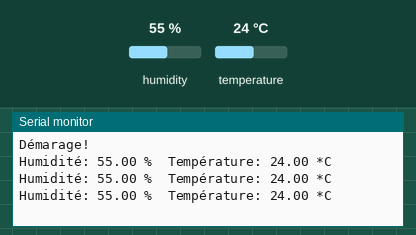
Simulated run of this sketch. Board: Arduino Zero (SAMD21). Parts: the last lines printed to the serial monitor. The inputs (shaded band) are chosen by the test bench; at power-on: humidity 55 %, temperature 24 °C.

Above: at 3.8 s.
3.9 s: humidity set to 22 %
At 7.2 s:
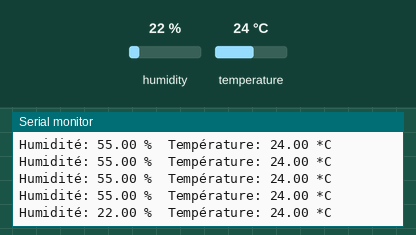
7.8 s: temperature set to 12 °C
At 10.0 s:
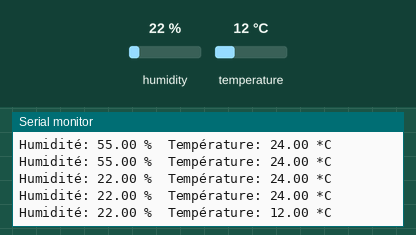
11.7 s: humidity set to 40 %
At 12.5 s:
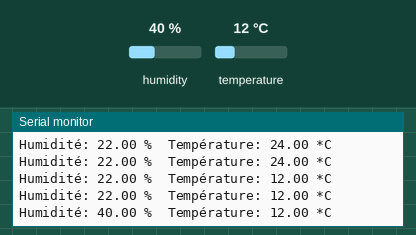
Timing chart, 0 to 14.7 s (numbered marks = the images above; inputs shaded):
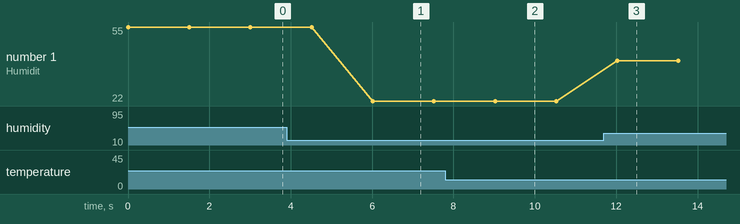

The sketch:

capteurtemp.ino
```cpp
#include "DHT.h"
#define DHTTYPE DHT22
#define DHTPIN 14     // SIG pin
DHT dht(DHTPIN, DHTTYPE);
#if defined(ARDUINO_ARCH_AVR)
    #define debug  Serial

#elif defined(ARDUINO_ARCH_SAMD) ||  defined(ARDUINO_ARCH_SAM)
    #define debug  SerialUSB
#else
    #define debug  Serial
#endif

void setup() {

    debug.begin(115200);
    debug.println("Démarage!");
    Wire.begin();

    /*if using WIO link,must pull up the power pin.*/
    // pinMode(PIN_GROVE_POWER, OUTPUT);
    // digitalWrite(PIN_GROVE_POWER, 1);

    dht.begin();
}

void loop() {
    float temp_hum_val[2] = {0};

    if (!dht.readTempAndHumidity(temp_hum_val)) {
        debug.print("Humidité: ");
        debug.print(temp_hum_val[0]);
        debug.print(" %\t");
        debug.print("Température: ");
        debug.print(temp_hum_val[1]);
        debug.println(" *C");
    } else {
        debug.println("échec d'obtenir les valeurs.");
    }

    delay(1500);
}
```

Measured:
- after the input at 3.9 s, the serial monitor: prints a new line after 2.1 s (image 1)
- after the input at 7.8 s, the serial monitor: prints a new line after 1.2 s (image 2)
- after the input at 11.7 s, the serial monitor: prints a new line after 0.33 s (image 3)
- plotted number 1: 55 → 22 after the input at 3.9 s, 22 → 40 after the input at 11.7 s
